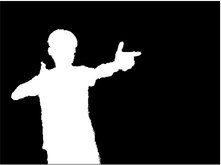
#> input picture erosionDilation.PNG, 221 x 165 px, found by its file name
$ python setAque2.py
#> lines starting #> are read from the running program, lines starting #| are printed output that depends on the picture
import cv2
import numpy as np
from matplotlib import pyplot as plt
image=cv2.imread('erosionDilation.png', 0)
#> image: shape (165, 221); min 0, max 255, mean 51.8
kernel=np.ones((5, 5), np.uint8)
erosion=cv2.erode(image, kernel, iterations=1)
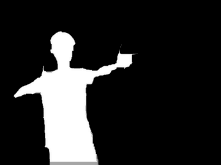
#> erosion: shape (165, 221); min 0, max 255, mean 39.6
dilation=cv2.dilate(image, kernel, iterations=1)
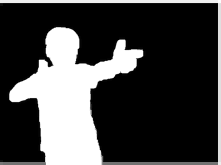
#> dilation: shape (165, 221); min 0, max 255, mean 66.8
plt.subplot(131), plt.imshow(image, 'gray'), plt.title('original')
plt.subplot(132), plt.imshow(erosion, 'gray'), plt.title('erosion')
plt.subplot(133), plt.imshow(dilation, 'gray'), plt.title('dilation')
plt.show()
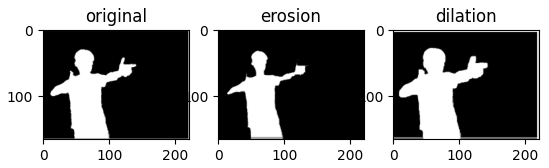
#> figure drawn by matplotlib, 3 panels

$ run again, with dft.png copied over erosionDilation.PNG
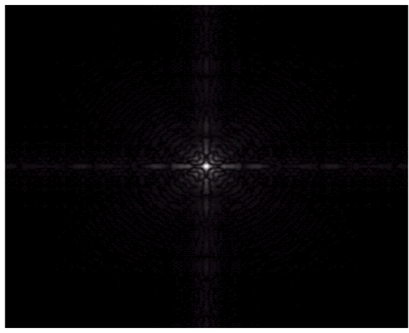
#> input picture dft.png, 409 x 333 px, found by its file name
#> `erosion=cv2.erode(image, kernel, iterations=1)`:
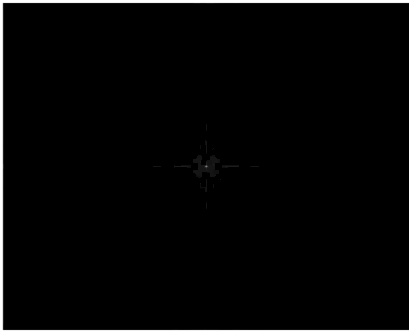
#> erosion: shape (333, 409); min 0, max 255, mean 6.5
#> `plt.show()`:
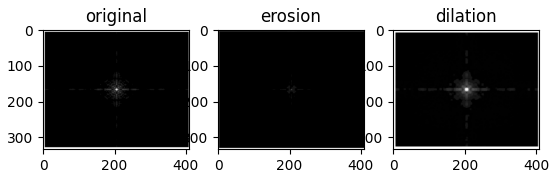
#> figure drawn by matplotlib, 3 panels
